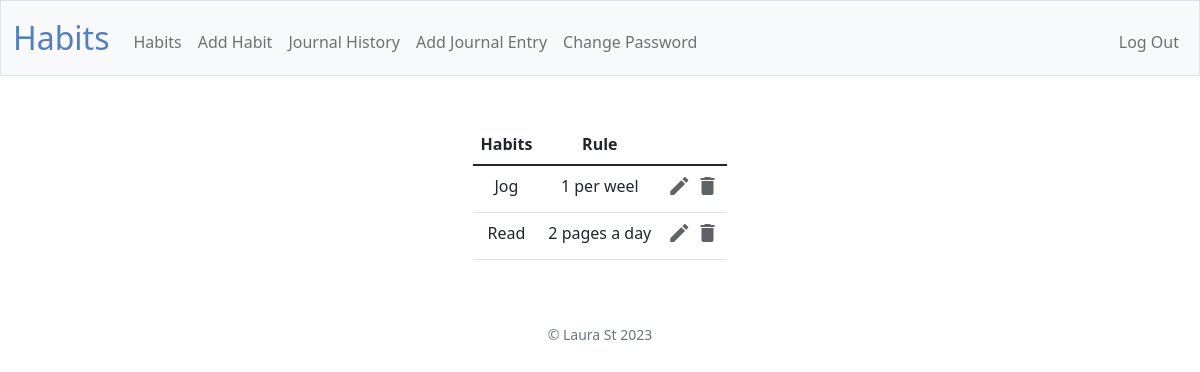
The page /habits (signed in) on the database as committed earlier.
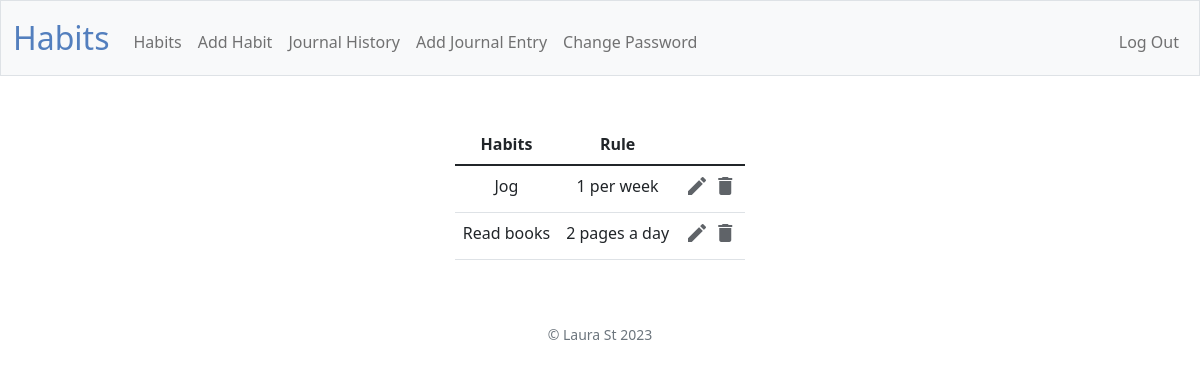
The same page on the database as committed later.
### tables this page shows
CREATE TABLE "habits" (
    habit_id INTEGER PRIMARY KEY AUTOINCREMENT,
    user_id INTEGER,
    name TEXT NOT NULL,
    rule TEXT NOT NULL,
    created_at DATETIME DEFAULT CURRENT_TIMESTAMP,
    FOREIGN KEY (user_id) REFERENCES users(id)
);

### app.py (the view)
@app.route("/habits", methods=["GET"])
@login_required
def get_habits():
    habits = db.execute(
            "SELECT * FROM habits WHERE user_id = ?", session.get("user_id")
    )
    return render_template("habits.html", habits=habits)

### app.py (called while the page is built)
@app.after_request
def after_request(response):
    response.headers["Cache-Control"] = "no-cache, no-store, must-revalidate"
    response.headers["Expires"] = 0
    response.headers["Pragma"] = "no-cache"
    return response

### helpers.py (called while the page is built)
def login_required(f):
    @wraps(f)
    def decorated_function(*args, **kwargs):
        if session.get("user_id") is None:
            return redirect("/login")
        return f(*args, **kwargs)
    return decorated_function

### templates/habits.html (shortened to what this page needs)
{% extends "layout.html" %}
{% block main %}
<table class="table mx-auto w-auto">
    <thead>
        <tr>
            <th>Habits</th>
            <th>Rule</th>
            <th></th>
        </tr>
    </thead>
    <tbody>
        {% for habit in habits %}
        <tr>
            <td>{{habit.name}}</td>
            <td>{{habit.rule}}</td>
            <td>
                <a href="/edit-habit/{{ habit.habit_id }}" class="icon-link"><span
                        class="material-icons grey_color">edit</span></a>
                <a href="/delete-habit/{{ habit.habit_id }}" class="icon-link"><span
                        class="material-icons grey_color">delete</span></a>
            </td>
        </tr>
        {% endfor %}
    </tbody>
</table>
{% endblock %}

### templates/layout.html (shortened to what this page needs)
<!DOCTYPE html>
<html lang="en">
<head>
    <link href="https://cdn.jsdelivr.net/npm/bootstrap@5.1.3/dist/css/bootstrap.min.css"
 rel="stylesheet">
    <link href="/static/styles.css" rel="stylesheet">
</head>
<body>
    <nav class="bg-light border navbar navbar-expand-md navbar-light">
        <div class="container-fluid">
            <a class="navbar-brand" href="/"><span class="blue">Habits</span></a>
            <div class="collapse navbar-collapse" id="navbar">
                {% if session["user_id"] %}
                <ul class="navbar-nav me-auto mt-2">
                    <li class="nav-item"><a class="nav-link" href="/habits">Habits</a></li>
                    <li class="nav-item"><a class="nav-link" href="/add-habit">Add Habit</a></li>
                    <li class="nav-item"><a class="nav-link" href="/journal-history">Journal History</a></li>
                    <li class="nav-item"><a class="nav-link" href="/add-journal-entry">Add Journal Entry</a></li>
                    <li class="nav-item"><a class="nav-link" href="/change-password">Change Password</a></li>
                </ul>
                <ul class="navbar-nav ms-auto mt-2">
                    <li class="nav-item"><a class="nav-link" href="/logout">Log Out</a></li>
                </ul>
                {% else %}
                <ul class="navbar-nav ms-auto mt-2">
                    <li class="nav-item"><a class="nav-link" href="/register">Register</a></li>
                    <li class="nav-item"><a class="nav-link" href="/login">Log In</a></li>
                </ul>
                {% endif %}
            </div>
        </div>
    </nav>
    <main class="container-fluid py-5 text-center">
        {% block main %}{% endblock %}
    </main>
    <footer class="mb-5 small text-center text-muted">
        &copy; Laura St 2023
    </footer>
</body>
</html>

### static/styles.css (style rules this page uses)
nav .navbar-brand { font-size: xx-large; }
nav .navbar-brand .blue { color: #537fbe; }
.grey_color { color: #5f6368; }

Rows that differ between the two databases and show on the page:
changed habits "Jog": rule "1 per weel" → "1 per week"
changed habits "2 pages a day": name "Read" → "Read books"
